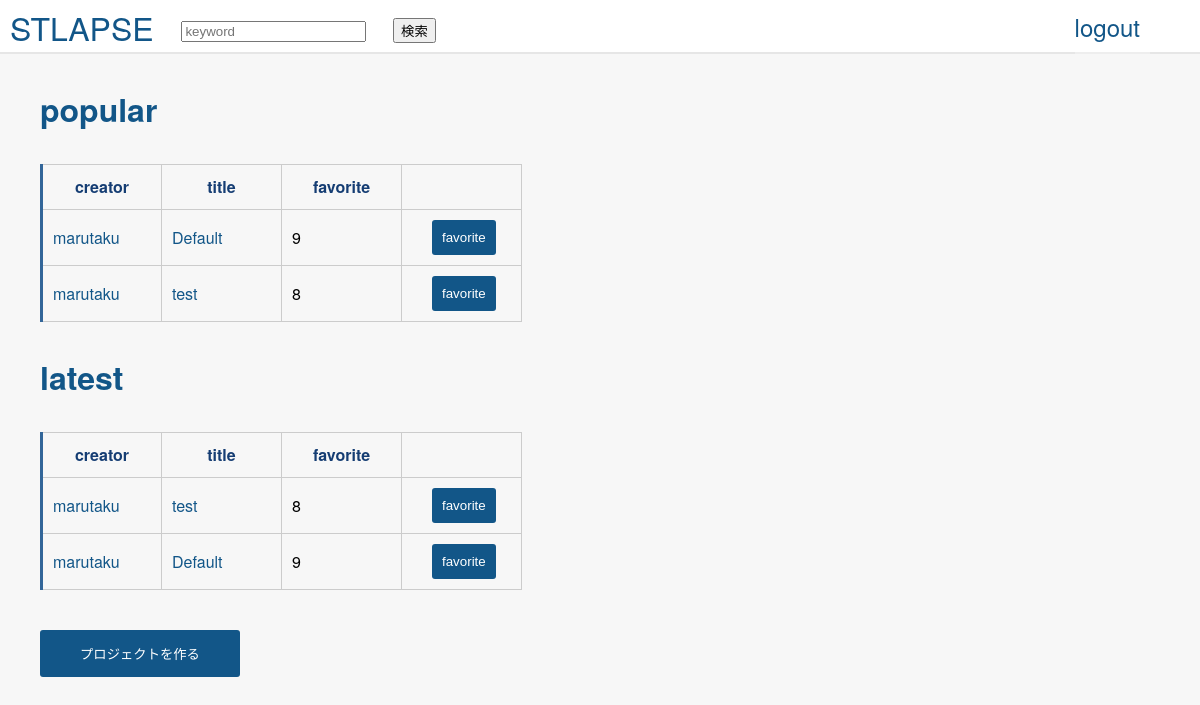
Page /top (signed in) on the earlier database version.
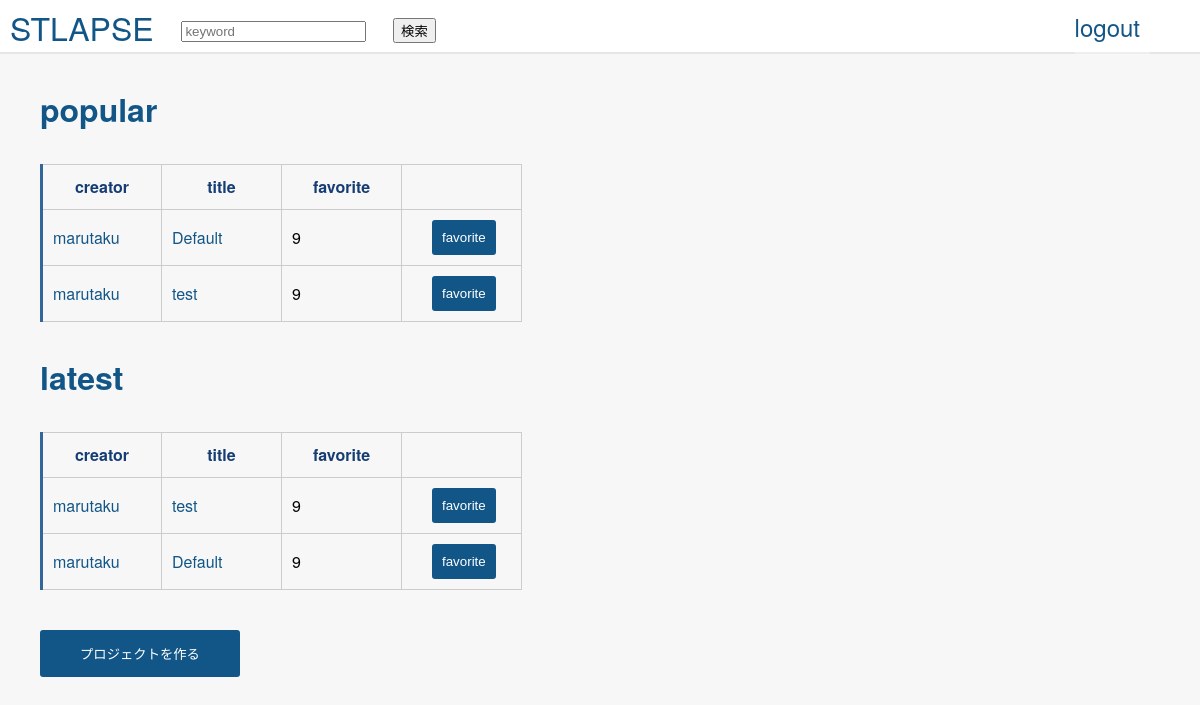
Same page on the later database version.
### lib/models.py (models this page shows)
class HyperLapse (db.Model):
    __tablename__ = 'hyperlapse'
    id = db.Column(db.Integer, primary_key=True)
    name = db.Column(db.String)
    start_latlng1 = db.Column(db.Float)
    start_latlng2 = db.Column(db.Float)
    end_latlng1 = db.Column(db.Float)
    end_latlng2 = db.Column(db.Float)
    viewpoint_latlng1 = db.Column(db.Float)
    viewpoint_latlng2 = db.Column(db.Float)
    creator = db.Column(db.ForeignKey('user.name', onupdate='CASCADE', ondelete='CASCADE'))
    fav = db.Column(db.Integer, default=0)
    created_at = db.Column(db.DateTime,  default=db.func.now())
    def __repr__(self):
        return '<HyperLapse id={id} name={name}>'.format(
            id=self.id, name=self.name)

### lib/view.py (the view)
@app.route('/top', methods=['GET'])
@login_required
def top():
    late_project = HyperLapse.query.order_by(HyperLapse.created_at.desc())[:5]
    popular_project = HyperLapse.query.order_by(HyperLapse.fav.desc())[:5]
    context = {'latest': late_project, 'popular': popular_project}
    print(context['latest'])
    return render_template('top.html', latest=late_project, popular=popular_project)

### lib/view.py (called while the page is built)
def login_required(f):
    @wraps(f)
    def decorated_function(*args, **kwargs):
        if g.user is None:
            return redirect(url_for('login', next=request.url))
        return f(*args, **kwargs)
    return decorated_function

@app.before_request
def before_request():
    g.user = session.get('id')

### src/template/top.html (shortened to what this page needs)
{% extends "layout.html" %}
{% block body %}
<div class="top-container">
<h3 class="popular">popular</h3>
{% if popular %}
<table class="tabel">
    <thead>
    <tr>
        <th>creator</th>
        <th>title</th>
        <th>favorite</th>
        <th></th>
    </tr>
    </thead>
    <tbody>
    {% for project in popular %}
    <tr>
        <td>
            <a href="{{url_for('user_detail', user_name=project.creator)}}" >
                {{ project.creator }}
            </a>
        </td>
        <td>
            <a href="{{url_for('render_project', project_id=project.id)}}" target="_blank">
            {{ project.name }}
            </a>
        </td>
        <td>
            {{ project.fav }}
        </td>
        <td class="favorite-class">
           <div class="fav-td">
               <div class="favorite">
               <input class="fav-btn" type="button" value="favorite" data="{{project.id}}" >
           </div>
        </td>
    </tr>
    {% endfor %}
    </tbody>
</table>
{% else %}
<h4>No project are available</h4>
{% endif %}
<h3>latest</h3>
{% if latest %}
<table >
    <thead>
    <tr>
        <th>creator</th>
        <th>title</th>
        <th>favorite</th>
        <th></th>
    </tr>
    </thead>
    <tbody>
    {% for project in latest %}
    <tr>
        <td>
            <a href="{{url_for('user_detail', user_name=project.creator)}}">
                {{ project.creator }}
            </a>
        </td>
        <td>
            <a href="{{url_for('render_project', project_id=project.id)}}" target="_blank">
            {{ project.name }}
            </a>
        </td>
        <td>
            {{ project.fav }}
        </td>
        <td>
            <div class="fav-td">
                <div class="favorite">
                <input class="fav-btn" type="button" value="favorite" data="{{project.id}}" >
            </div>
        </td>
    </tr>
    {% endfor %}
    </tbody>
</table>
{% else %}
<h4>No project are available</h4>
{% endif %}
<button class="project-btn" onclick="redirectCreatePage()">プロジェクトを作る</button>
</div>
{% endblock %}

### src/template/layout.html (shortened to what this page needs)
<!DOCTYPE html>
<html>
<head>
<link rel="stylesheet" href="https://maxcdn.bootstrapcdn.com/font-awesome/4.4.0/css/font-awesome.min.css">
<link href="https://maxcdn.bootstrapcdn.com/font-awesome/4.7.0/css/font-awesome.min.css" rel="stylesheet">
<link rel="stylesheet" type="text/css" href="/src/css/stylesheet.css">
</head>
<body>
<header>
<div class="header-left">STLAPSE</div>
{% if session.id %}
<div class="header-left">
    <form class="search-form" action="{{url_for('keyword')}}" method="get" style="position:relative;top: -5px;">
          <input type="search" name="search" placeholder="keyword">
          <input type="submit" name="submit" value="検索">
    </form>
</div>
<div class="header-right">
    <a class="button " href="{{ url_for('logout') }}">logout</a>
</div>
{% endif %}
</header>
{% block body %}{% endblock %}

### src/css/stylesheet.css (style rules this page uses)
* { box-sizing: border-box; }
body { margin: 0; background-color: #f7f7f7; font-family: proxima-nova, 'Helvetica Neue', Arial, Helvetica, sans-serif; }
a { text-decoration: none; color: #125688; }
header { height: 54px; width: 100%; background-color: #fff; top: 0; z-index: 10; border-bottom: solid 2px rgba(128, 128, 128, 0.2); }
.header-left { float: left; color: #125688; line-height: 54px; font-size: 32px; padding-left: 10px }
.header-right { float: right; background-color: rgba(255,255,255,0.3); line-height: 54px; cursor: pointer; margin-right: 50px; }
.header-right a { font-size: 24px; line-height: 54px; }
.button { float: left; padding-right: 10px; }
.project-btn { display: inline-block; padding: 14px 40px; background-color: #125688; border: none; border-radius: 3px; color: white; margin: 10px auto; cursor: pointer; margin-top: 40px; }
.fav-btn { display: block; background-color: #125688; border: none; border-radius: 3px; color: white; padding: 10px 10px; margin-left: 20px; cursor: pointer; }
.fav-td { width: 50px; }
.button { display:inline-block;position:relative; }
table { border-collapse: collapse; text-align: left; line-height: 1.5; border-top: 1px solid #ccc; border-left: 3px solid #369; }
table th { width: 10px; padding: 10px; font-weight: bold; vertical-align: top; color: #153d73; border-right: 1px solid #ccc; border-bottom: 1px solid #ccc; text-align: center; }
table td { width: 120px; padding: 10px; vertical-align: center; border-right: 1px solid #ccc; border-bottom: 1px solid #ccc; }
.top-container { margin-left: 40px; }
.top-container h3 { color: #125688; font-size: 32px; }

Differences in the rows shown:
changed HyperLapse "test": fav "8" → "9"
